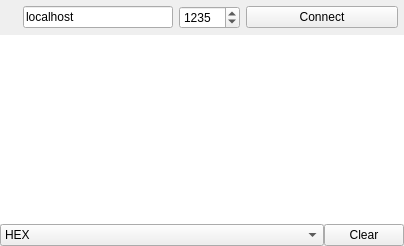
<?xml version="1.0" encoding="UTF-8"?>
<ui version="4.0">
 <class>MainWindow</class>
 <widget class="QMainWindow" name="MainWindow">
  <property name="geometry">
   <rect>
    <x>0</x>
    <y>0</y>
    <width>404</width>
    <height>246</height>
   </rect>
  </property>
  <property name="windowTitle">
   <string>MainWindow</string>
  </property>
  <widget class="QWidget" name="centralWidget">
   <layout class="QVBoxLayout" name="verticalLayout">
    <property name="spacing">
     <number>0</number>
    </property>
    <property name="leftMargin">
     <number>0</number>
    </property>
    <property name="topMargin">
     <number>0</number>
    </property>
    <property name="rightMargin">
     <number>0</number>
    </property>
    <property name="bottomMargin">
     <number>0</number>
    </property>
    <item>
     <layout class="QHBoxLayout" name="horizontalLayout">
      <property name="leftMargin">
       <number>6</number>
      </property>
      <property name="topMargin">
       <number>6</number>
      </property>
      <property name="rightMargin">
       <number>6</number>
      </property>
      <property name="bottomMargin">
       <number>6</number>
      </property>
      <item>
       <widget class="QLabel" name="label">
        <property name="text">
         <string/>
        </property>
        <property name="pixmap">
         <pixmap resource="resources/img.qrc">:/img/qkspy_black_24.png</pixmap>
        </property>
       </widget>
      </item>
      <item>
       <spacer name="horizontalSpacer">
        <property name="orientation">
         <enum>Qt::Horizontal</enum>
        </property>
        <property name="sizeType">
         <enum>QSizePolicy::Fixed</enum>
        </property>
        <property name="sizeHint" stdset="0">
         <size>
          <width>4</width>
          <height>20</height>
         </size>
        </property>
       </spacer>
      </item>
      <item>
       <widget class="QLineEdit" name="lineIP">
        <property name="maximumSize">
         <size>
          <width>150</width>
          <height>16777215</height>
         </size>
        </property>
        <property name="text">
         <string>localhost</string>
        </property>
       </widget>
      </item>
      <item>
       <widget class="QSpinBox" name="spinPort">
        <property name="maximum">
         <number>99999</number>
        </property>
        <property name="value">
         <number>1235</number>
        </property>
       </widget>
      </item>
      <item>
       <widget class="QPushButton" name="buttonConnect">
        <property name="sizePolicy">
         <sizepolicy hsizetype="Expanding" vsizetype="Fixed">
          <horstretch>0</horstretch>
          <verstretch>0</verstretch>
         </sizepolicy>
        </property>
        <property name="text">
         <string>Connect</string>
        </property>
       </widget>
      </item>
     </layout>
    </item>
    <item>
     <widget class="QTextEdit" name="textWindow">
      <property name="frameShape">
       <enum>QFrame::NoFrame</enum>
      </property>
     </widget>
    </item>
    <item>
     <layout class="QHBoxLayout" name="horizontalLayout_2">
      <property name="spacing">
       <number>0</number>
      </property>
      <item>
       <widget class="QComboBox" name="comboFormat">
        <property name="sizePolicy">
         <sizepolicy hsizetype="Expanding" vsizetype="Fixed">
          <horstretch>0</horstretch>
          <verstretch>0</verstretch>
         </sizepolicy>
        </property>
        <item>
         <property name="text">
          <string>HEX</string>
         </property>
        </item>
        <item>
         <property name="text">
          <string>ASCII</string>
         </property>
        </item>
        <item>
         <property name="text">
          <string>PACKET</string>
         </property>
        </item>
        <item>
         <property name="text">
          <string>JSON</string>
         </property>
        </item>
       </widget>
      </item>
      <item>
       <widget class="QPushButton" name="buttonClear">
        <property name="text">
         <string>Clear</string>
        </property>
        <property name="flat">
         <bool>false</bool>
        </property>
       </widget>
      </item>
     </layout>
    </item>
   </layout>
  </widget>
 </widget>
 <layoutdefault spacing="6" margin="11"/>
 <resources>
  <include location="resources/img.qrc"/>
 </resources>
 <connections/>
</ui>
